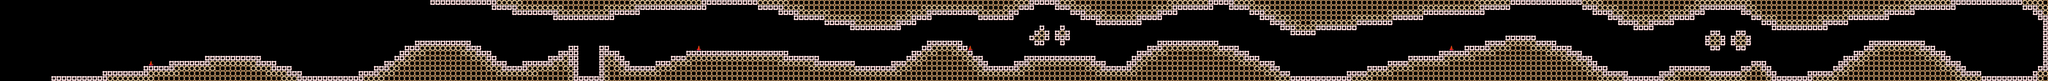

A 2D game scene composited from a Tiled map and its tileset images. What follows is a short description and the map's XML, with each tile layer's data collapsed to a summary:
An orthogonal 400x16 tile map with 32x32 px tiles, 1 tile layer (layer_1) and 22 objects (12x enemy, 7x spawner, 3x event).

<map version="1.10" tiledversion="1.11.2" orientation="orthogonal" renderorder="right-down" width="400" height="16" tilewidth="32" tileheight="32" infinite="0" nextlayerid="3" nextobjectid="116">
 <editorsettings>
  <export target="stage_5.json" format="json" />
 </editorsettings>
 <tileset firstgid="1" name="bg_tileset" tilewidth="32" tileheight="32" tilecount="256" columns="16">
  <image source="../images/bg_tileset.png" trans="000000" width="512" height="512" />
  <tile id="128">
   <properties>
    <property name="nonCollidable" type="bool" value="true" />
   </properties>
  </tile>
 </tileset>
 <layer id="1" name="layer_1" width="400" height="16">
  <data>[6400 cells, 2791 non-empty, 4 distinct tile ids]</data>
 </layer>
 <objectgroup id="2" name="object_1">
  <object id="90" name="enemy" type="enemy" x="9152" y="192" width="32" height="32">
   <properties>
    <property name="spawn_pos" value="right_y" />
    <property name="subtype" value="enemy_b5" />
   </properties>
  </object>
  <object id="91" name="event" type="event" x="12768" y="0" width="32" height="32">
   <properties>
    <property name="subtype" value="scroll_stop" />
   </properties>
  </object>
  <object id="92" name="spawner" type="spawner" x="832" y="0" width="32" height="32">
   <properties>
    <property name="duration" value="40" />
    <property name="interval" value="1" />
    <property name="spawn_pos" value="right_middle" />
    <property name="subtype" value="enemy_8" />
    <property name="z" value="0" />
   </properties>
  </object>
  <object id="93" name="spawner" type="spawner" x="4256" y="0" width="32" height="32">
   <properties>
    <property name="duration" value="20" />
    <property name="interval" value="1" />
    <property name="spawn_pos" value="right_middle" />
    <property name="subtype" value="enemy_8" />
    <property name="z" value="0" />
   </properties>
  </object>
  <object id="94" name="spawner" type="spawner" x="5984" y="0" width="32" height="32">
   <properties>
    <property name="duration" value="45" />
    <property name="interval" value="1" />
    <property name="spawn_pos" value="right_middle" />
    <property name="subtype" value="enemy_8" />
    <property name="z" value="0" />
   </properties>
  </object>
  <object id="95" name="spawner" type="spawner" x="9120" y="0" width="32" height="32">
   <properties>
    <property name="duration" value="45" />
    <property name="interval" value="2" />
    <property name="spawn_pos" value="right_middle" />
    <property name="subtype" value="enemy_8" />
    <property name="z" value="0" />
   </properties>
  </object>
  <object id="96" name="spawner" type="spawner" x="9152" y="0" width="32" height="32">
   <properties>
    <property name="duration" value="30" />
    <property name="interval" value="2" />
    <property name="spawn_pos" value="right_random" />
    <property name="subtype" value="enemy_14" />
    <property name="z" value="0" />
   </properties>
  </object>
  <object id="97" name="spawner" type="spawner" x="5952" y="0" width="32" height="32">
   <properties>
    <property name="duration" value="45" />
    <property name="interval" value="1.0" />
    <property name="spawn_pos" value="right_random" />
    <property name="subtype" value="enemy_14" />
    <property name="z" value="0" />
   </properties>
  </object>
  <object id="98" name="event" type="event" x="9056" y="480" width="32" height="32">
   <properties>
    <property name="subtype" value="bgm_fadeout" />
   </properties>
  </object>
  <object id="99" name="event" type="event" x="9152" y="480" width="32" height="32">
   <properties>
    <property name="subtype" value="bgm_boss" />
   </properties>
  </object>
  <object id="101" name="spawner" type="spawner" x="11680" y="192" width="32" height="32">
   <properties>
    <property name="duration" value="20" />
    <property name="interval" value="1" />
    <property name="spawn_pos" value="right_random" />
    <property name="subtype" value="enemy_14" />
    <property name="z" value="0" />
   </properties>
  </object>
  <object id="103" name="enemy" type="enemy" x="2048" y="288" width="32" height="32">
   <properties>
    <property name="spawn_pos" value="map" />
    <property name="subtype" value="enemy_22" />
   </properties>
  </object>
  <object id="104" name="enemy" type="enemy" x="2464" y="128" width="32" height="32">
   <properties>
    <property name="spawn_pos" value="map" />
    <property name="subtype" value="enemy_22" />
   </properties>
  </object>
  <object id="105" name="enemy" type="enemy" x="2944" y="160" width="32" height="32">
   <properties>
    <property name="spawn_pos" value="map" />
    <property name="subtype" value="enemy_22" />
   </properties>
  </object>
  <object id="106" name="enemy" type="enemy" x="4544" y="96" width="32" height="32">
   <properties>
    <property name="spawn_pos" value="map" />
    <property name="subtype" value="enemy_22" />
   </properties>
  </object>
  <object id="108" name="enemy" type="enemy" x="4544" y="256" width="32" height="32">
   <properties>
    <property name="spawn_pos" value="map" />
    <property name="subtype" value="enemy_22" />
   </properties>
  </object>
  <object id="109" name="enemy" type="enemy" x="1376" y="160" width="32" height="32">
   <properties>
    <property name="spawn_pos" value="map" />
    <property name="subtype" value="enemy_22" />
   </properties>
  </object>
  <object id="110" name="enemy" type="enemy" x="8000" y="256" width="32" height="32">
   <properties>
    <property name="spawn_pos" value="map" />
    <property name="subtype" value="enemy_22" />
   </properties>
  </object>
  <object id="111" name="enemy" type="enemy" x="3648" y="448" width="32" height="32">
   <properties>
    <property name="spawn_pos" value="map" />
    <property name="subtype" value="enemy_8" />
   </properties>
  </object>
  <object id="112" name="enemy" type="enemy" x="3680" y="448" width="32" height="32">
   <properties>
    <property name="spawn_pos" value="map" />
    <property name="subtype" value="enemy_8" />
   </properties>
  </object>
  <object id="114" name="enemy" type="enemy" x="3328" y="352" width="32" height="32">
   <properties>
    <property name="spawn_pos" value="map" />
    <property name="subtype" value="enemy_8" />
   </properties>
  </object>
  <object id="115" name="enemy" type="enemy" x="3424" y="320" width="32" height="32">
   <properties>
    <property name="spawn_pos" value="map" />
    <property name="subtype" value="enemy_8" />
   </properties>
  </object>
 </objectgroup>
</map>
